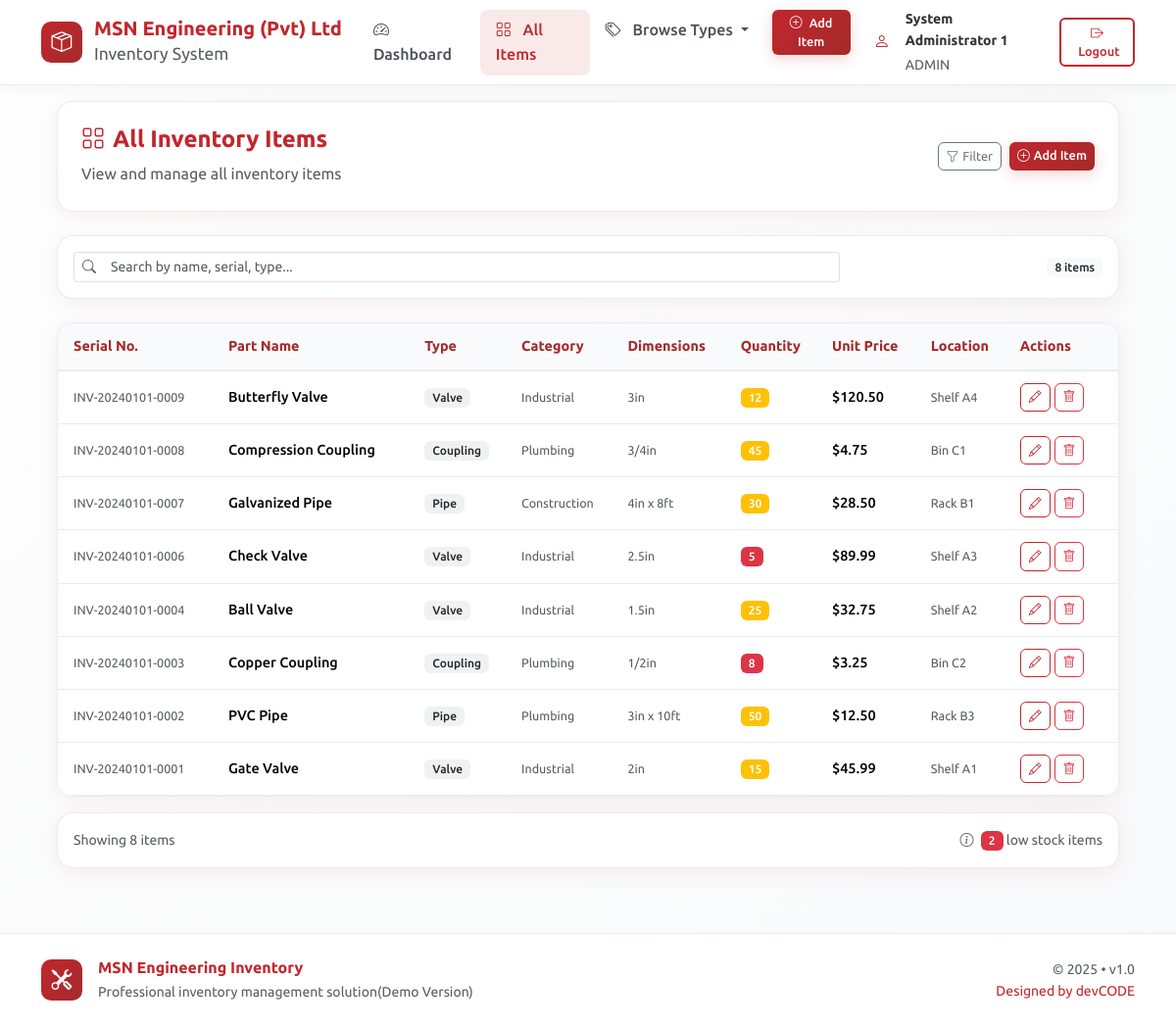
The page /inventory (signed in) on the database its author committed.
### tables this page shows
CREATE TABLE inventory
                 (id INTEGER PRIMARY KEY AUTOINCREMENT,
                  serial_number TEXT UNIQUE NOT NULL,
                  part_name TEXT NOT NULL,
                  part_type TEXT NOT NULL,
                  category TEXT NOT NULL,
                  dimensions TEXT,
                  quantity INTEGER NOT NULL,
                  unit_price REAL NOT NULL,
                  location TEXT,
                  supplier TEXT,
                  date_added TEXT,
                  last_updated TEXT,
                  notes TEXT);

### app.py (the view)
@app.route('/inventory')
@login_required
def view_inventory():
    conn = get_db_connection()
    items = conn.execute('SELECT * FROM inventory ORDER BY date_added DESC').fetchall()
    conn.close()
    return render_template('view_inventory.html', items=items)

### app.py (called while the page is built)
def login_required(f):
    @wraps(f)
    def decorated_function(*args, **kwargs):
        if 'user_id' not in session:
            return redirect(url_for('login'))
        return f(*args, **kwargs)
    return decorated_function

def get_db_connection():
    conn = sqlite3.connect('inventory.db')
    conn.row_factory = sqlite3.Row
    return conn

### templates/view_inventory.html (shortened to what this page needs)
{% extends "base.html" %}
{% block content %}
<div class="container-fluid px-0 px-lg-3">
    <div class="modern-card p-4 mb-4">
        <div class="d-flex flex-column flex-md-row justify-content-between align-items-md-center">
            <div class="mb-3 mb-md-0">
                <h1 class="h4 fw-bold text-maroon mb-2">
                    <i class="bi bi-grid me-2"></i>All Inventory Items
                </h1>
                <p class="text-muted mb-0">View and manage all inventory items</p>
            </div>
            <div class="d-flex gap-2">
                <a href="{{ url_for('filter_items') }}" class="btn btn-outline-secondary btn-sm">
                    <i class="bi bi-funnel me-1"></i>Filter
                </a>
                {% if session.user_type == 'admin' %}
                <a href="{{ url_for('add_item') }}" class="btn btn-maroon btn-sm">
                    <i class="bi bi-plus-circle me-1"></i>Add Item
                </a>
                {% endif %}
            </div>
        </div>
    </div>
    <div class="modern-card p-3 mb-4">
        <div class="row align-items-center">
            <div class="col-md-9">
                <div class="input-group input-group-sm">
                    <span class="input-group-text bg-transparent border-end-0">
                        <i class="bi bi-search text-muted"></i>
                    </span>
                    <input type="text" id="searchInput" class="form-control border-start-0"
                           placeholder="Search by name, serial, type...">
                </div>
            </div>
            <div class="col-md-3 text-end mt-2 mt-md-0">
                <span class="badge bg-light text-dark" id="itemCount">{{ items|length }} items</span>
            </div>
        </div>
    </div>
    <div class="modern-card p-0 overflow-hidden">
        <div class="table-responsive">
            <table class="table table-hover mb-0" id="inventoryTable">
                <thead class="table-light">
                    <tr>
                        <th class="ps-3">Serial No.</th>
                        <th>Part Name</th>
                        <th>Type</th>
                        <th>Category</th>
                        <th>Dimensions</th>
                        <th>Quantity</th>
                        <th>Unit Price</th>
                        <th>Location</th>
                        <th class="pe-3">Actions</th>
                    </tr>
                </thead>
                <tbody>
                    {% if items %}
                        {% for item in items %}
                        <tr class="align-middle" data-search="{{ item.serial_number|lower }} {{ item.part_name|lower }} {{ item.part_type|lower }} {{ item.category|lower }} {{ item.dimensions|lower if item.dimensions else '' }}">
                            <td class="ps-3">
                                <span class="text-muted small">{{ item.serial_number }}</span>
                            </td>
                            <td>
                                <div class="fw-medium">{{ item.part_name }}</div>
                            </td>
                            <td>
                                <span class="badge bg-secondary bg-opacity-10 text-dark">
                                    {{ item.part_type }}
                                </span>
                            </td>
                            <td>
                                <span class="text-muted small">{{ item.category }}</span>
                            </td>
                            <td>
                                {% if item.dimensions %}
                                <span class="text-muted small">{{ item.dimensions }}</span>
                                {% else %}
                                <span class="text-muted small">—</span>
                                {% endif %}
                            </td>
                            <td>
                                <span class="badge
                                    {% if item.quantity < 10 %}bg-danger
                                    {% elif item.quantity > 100 %}bg-success
                                    {% else %}bg-warning{% endif %}">
                                    {{ item.quantity }}
                                </span>
                            </td>
                            <td class="fw-medium">
                                ${{ "%.2f"|format(item.unit_price) }}
                            </td>
                            <td>
                                {% if item.location %}
                                <span class="text-muted small">{{ item.location|truncate(15) }}</span>
                                {% else %}
                                <span class="text-muted small">—</span>
                                {% endif %}
                            </td>
                            <td class="pe-3">
                                <div class="d-flex gap-1">
                                    <a href="{{ url_for('edit_item', item_id=item.id) }}"
                                       class="btn btn-sm btn-outline-primary"
                                       title="Edit">
                                        <i class="bi bi-pencil"></i>
                                    </a>
                                    {% if session.user_type == 'admin' %}
                                    <a href="{{ url_for('delete_item', item_id=item.id) }}"
                                       class="btn btn-sm btn-outline-danger"
                                       title="Delete"
                                       onclick="return confirm('Are you sure you want to delete this item?');">
                                        <i class="bi bi-trash"></i>
                                    </a>
                                    {% endif %}
                                </div>
                            </td>
                        </tr>
                        {% endfor %}
                    {% endif %}
                </tbody>
            </table>
        </div>
    </div>
    {% if items %}
    <div class="modern-card p-3 mt-3">
        <div class="d-flex justify-content-between align-items-center">
            <div class="text-muted small">
                Showing {{ items|length }} items
            </div>
            <div class="text-muted small">
                <i class="bi bi-info-circle me-1"></i>
                <span class="badge bg-danger">{{ items|selectattr('quantity', 'lt', 10)|list|length }}</span> low stock items
            </div>
        </div>
    </div>
    {% endif %}
</div>
{% endblock %}

### templates/base.html (shortened to what this page needs)
<!DOCTYPE html>
<html lang="en" data-bs-theme="light">
<head>
    <link href="https://cdn.jsdelivr.net/npm/bootstrap@5.3.2/dist/css/bootstrap.min.css" rel="stylesheet">
    <link rel="stylesheet" href="https://cdn.jsdelivr.net/npm/bootstrap-icons@1.11.1/font/bootstrap-icons.css">
    <link rel="stylesheet" href="{{ url_for('static', filename='css/custom.css') }}">
</head>
<body>
    <nav class="navbar navbar-expand-lg navbar-custom sticky-top py-2">
        <div class="container">
            <a class="navbar-brand d-flex align-items-center" href="{{ url_for('dashboard') }}">
                <div class="logo-container">
                    <i class="bi bi-box-seam"></i>
                </div>
                <div>
                    <h5 class="mb-0 fw-bold text-maroon">MSN Engineering (Pvt) Ltd</h5>
                    <small class="text-muted d-none d-md-block">Inventory System</small>
                </div>
            </a>
            <div class="collapse navbar-collapse" id="mainNav">
                <ul class="navbar-nav ms-auto mb-2 mb-lg-0">
                    <li class="nav-item">
                        <a class="nav-link-custom nav-link {% if request.endpoint == 'dashboard' %}active{% endif %}"
                           href="{{ url_for('dashboard') }}">
                            <i class="bi bi-speedometer2 me-2"></i> Dashboard
                        </a>
                    </li>
                    <li class="nav-item">
                        <a class="nav-link-custom nav-link {% if request.endpoint == 'view_inventory' %}active{% endif %}"
                           href="{{ url_for('view_inventory') }}">
                            <i class="bi bi-grid me-2"></i> All Items
                        </a>
                    </li>
                    <li class="nav-item dropdown">
                        <a class="nav-link-custom nav-link dropdown-toggle" href="#" data-bs-toggle="dropdown">
                            <i class="bi bi-tags me-2"></i> Browse Types
                        </a>
                    </li>
                    {% if session.user_type == 'admin' %}
                    <li class="nav-item ms-2">
                        <a class="btn btn-maroon btn-sm" href="{{ url_for('add_item') }}">
                            <i class="bi bi-plus-circle me-1"></i> Add Item
                        </a>
                    </li>
                    {% endif %}
                </ul>
                {% if session.user_id %}
                <div class="d-flex align-items-center ms-3">
                    <div class="d-flex align-items-center me-3">
                        <div class="rounded-circle bg-maroon bg-opacity-10 p-2 me-2">
                            <i class="bi bi-person text-maroon"></i>
                        </div>
                        <div class="d-none d-md-block">
                            <div class="small fw-semibold">{{ session.full_name }}</div>
                            <small class="text-muted">{{ session.user_type|upper }}</small>
                        </div>
                    </div>
                    <a href="{{ url_for('logout') }}" class="btn btn-maroon-outline btn-sm" title="Logout">
                        <i class="bi bi-box-arrow-right"></i>
                        <span class="d-none d-md-inline ms-1">Logout</span>
                    </a>
                </div>
                {% endif %}
            </div>
        </div>
    </nav>
    <main class="container py-3">
        {% block content %}{% endblock %}
    </main>
    <footer class="footer-custom">
        <div class="container">
            <div class="row align-items-center">
                <div class="col-md-8">
                    <div class="d-flex align-items-center">
                        <div class="logo-container me-3">
                            <i class="bi bi-tools"></i>
                        </div>
                        <div>
                            <h6 class="mb-1 fw-bold text-maroon">MSN Engineering Inventory</h6>
                            <p class="text-muted small mb-0">Professional inventory management solution(Demo Version)</p>
                        </div>
                    </div>
                </div>
                <div class="col-md-4 text-md-end mt-3 mt-md-0">
                    <p class="text-muted small mb-0">
                        © 2025 • v1.0<br>
                        <span class="text-maroon">Designed by devCODE </span>
                    </p>
                </div>
            </div>
        </div>
    </footer>
</body>
</html>

### static/css/custom.css (style rules this page uses)
:root { --maroon-light: #c1272d; --maroon-medium: #a52a2a; --maroon-dark: #8b0000; --white-pure: #ffffff; --white-soft: #f8f9fa; --white-cream: #fefefe; --gray-light: #e9ecef; --gray-medium: #6c757d; --gray-dark: #343a40; --success-light: #d1e7dd; --warning-light: #fff3cd; --danger-light: #f8d7da; --info-light: #cff4fc; --shadow-light: rgba(193, 39, 45, 0.08); --shadow-medium: rgba(193, 39, 45, 0.12); --shadow-dark: rgba(193, 39, 45, 0.15); }
body { font-family: 'Ubuntu', -apple-system, BlinkMacSystemFont, sans-serif; background: linear-gradient(135deg, var(--white-cream) 0%, var(--white-soft) 100%); color: var(--gray-dark); line-height: 1.6; min-height: 100vh; overflow-x: hidden; }
.container-fluid { max-width: 1400px; }
.modern-card { background: var(--white-pure); border-radius: 20px; border: 1px solid var(--gray-light); box-shadow: 0 8px 30px var(--shadow-light); transition: all 0.3s cubic-bezier(0.4, 0, 0.2, 1); overflow: hidden; }
.btn-maroon { background: linear-gradient(135deg, var(--maroon-light) 0%, var(--maroon-medium) 100%); color: white; border: none; padding: 12px 28px; border-radius: 12px; font-weight: 600; font-size: 15px; transition: all 0.3s ease; box-shadow: 0 4px 15px rgba(193, 39, 45, 0.2); }
.btn-maroon-outline { background: transparent; color: var(--maroon-light); border: 2px solid var(--maroon-light); padding: 10px 26px; border-radius: 12px; font-weight: 600; transition: all 0.3s ease; }
.gap-2 { gap: 0.5rem; }
.text-maroon { color: var(--maroon-light) !important; }

### templates/base.html (style rules this page uses)
:root { --maroon-light: #c1272d; --maroon-medium: #a52a2a; --maroon-dark: #8b0000; --white-pure: #ffffff; --white-soft: #f8f9fa; --white-cream: #fefefe; --gray-light: #e9ecef; --gray-medium: #6c757d; --shadow-light: rgba(193, 39, 45, 0.08); --shadow-medium: rgba(193, 39, 45, 0.12); }
body { font-family: 'Ubuntu', -apple-system, BlinkMacSystemFont, sans-serif; background: linear-gradient(135deg, var(--white-cream) 0%, var(--white-soft) 100%); color: #333; min-height: 100vh; }
.modern-card { background: var(--white-pure); border-radius: 16px; border: 1px solid var(--gray-light); box-shadow: 0 4px 20px var(--shadow-light); transition: all 0.3s ease; }
.btn-maroon { background: linear-gradient(135deg, var(--maroon-light) 0%, var(--maroon-medium) 100%); color: white; border: none; padding: 10px 22px; border-radius: 10px; font-weight: 500; transition: all 0.3s ease; }
.btn-maroon-outline { background: transparent; color: var(--maroon-light); border: 2px solid var(--maroon-light); padding: 8px 20px; border-radius: 10px; font-weight: 500; transition: all 0.3s ease; }
.navbar-custom { background: rgba(255, 255, 255, 0.98); backdrop-filter: blur(10px); border-bottom: 1px solid var(--gray-light); box-shadow: 0 2px 15px rgba(0, 0, 0, 0.05); }
.nav-link-custom { color: #495057 !important; font-weight: 500; padding: 8px 16px !important; border-radius: 8px; transition: all 0.3s ease; }
.nav-link-custom:hover, .nav-link-custom.active { background: rgba(193, 39, 45, 0.1); color: var(--maroon-light) !important; }
.logo-container { background: linear-gradient(135deg, var(--maroon-light) 0%, var(--maroon-medium) 100%); width: 42px; height: 42px; border-radius: 10px; display: flex; align-items: center; justify-content: center; margin-right: 12px; }
.logo-container i { color: white; font-size: 1.3rem; }
.footer-custom { background: var(--white-pure); border-top: 1px solid var(--gray-light); padding: 25px 0; margin-top: 50px; }

### templates/view_inventory.html (style rules this page uses)
.table { margin-bottom: 0; }
.table th { font-weight: 600; font-size: 0.9rem; color: var(--maroon-medium); padding: 12px 8px; border-bottom: 2px solid var(--gray-light); background-color: #f9fafb; }
.table td { padding: 12px 8px; vertical-align: middle; border-bottom: 1px solid var(--gray-light); font-size: 0.9rem; }
.btn-sm { padding: 4px 8px; font-size: 0.8rem; border-radius: 6px; }
.btn-outline-primary { border-color: var(--maroon-light); color: var(--maroon-light); }
.badge { font-size: 0.75rem; padding: 4px 8px; font-weight: 500; }

### rows shown on the page
inventory: serial_number "INV-20240101-0009", part_name "Butterfly Valve", part_type "Valve", category "Industrial", dimensions "3in", quantity "12", unit_price "120.50", location "Shelf A4"
inventory: serial_number "INV-20240101-0008", part_name "Compression Coupling", part_type "Coupling", category "Plumbing", dimensions "3/4in", quantity "45", unit_price "4.75", location "Bin C1"
inventory: serial_number "INV-20240101-0007", part_name "Galvanized Pipe", part_type "Pipe", category "Construction", dimensions "4in x 8ft", quantity "30", unit_price "28.50", location "Rack B1"
inventory: serial_number "INV-20240101-0006", part_name "Check Valve", part_type "Valve", category "Industrial", dimensions "2.5in", quantity "5", unit_price "89.99", location "Shelf A3"
inventory: serial_number "INV-20240101-0004", part_name "Ball Valve", part_type "Valve", category "Industrial", dimensions "1.5in", quantity "25", unit_price "32.75", location "Shelf A2"
inventory: serial_number "INV-20240101-0003", part_name "Copper Coupling", part_type "Coupling", category "Plumbing", dimensions "1/2in", quantity "8", unit_price "3.25", location "Bin C2"
inventory: serial_number "INV-20240101-0002", part_name "PVC Pipe", part_type "Pipe", category "Plumbing", dimensions "3in x 10ft", quantity "50", unit_price "12.50", location "Rack B3"
inventory: serial_number "INV-20240101-0001", part_name "Gate Valve", part_type "Valve", category "Industrial", dimensions "2in", quantity "15", unit_price "45.99", location "Shelf A1"

### other values the page prints
{{ session.full_name }} "System Administrator 1"
{{ session.user_type|upper }} "ADMIN"
{{ items|length }} "8"
{{ items|selectattr('quantity', 'lt', 10)|list|length }} "2"
